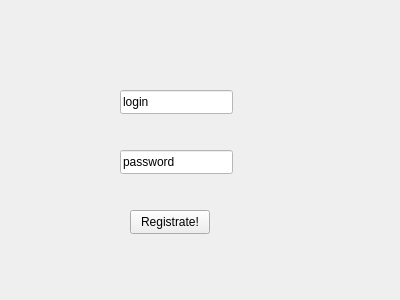
<?xml version="1.0" encoding="UTF-8"?>
<ui version="4.0">
 <class>RegisterForm</class>
 <widget class="QWidget" name="RegisterForm">
  <property name="geometry">
   <rect>
    <x>0</x>
    <y>0</y>
    <width>400</width>
    <height>300</height>
   </rect>
  </property>
  <property name="windowTitle">
   <string>Form</string>
  </property>
  <widget class="QPushButton" name="registerButton">
   <property name="geometry">
    <rect>
     <x>130</x>
     <y>210</y>
     <width>80</width>
     <height>24</height>
    </rect>
   </property>
   <property name="text">
    <string>Registrate!</string>
   </property>
  </widget>
  <widget class="QLineEdit" name="loginRegisterLine">
   <property name="geometry">
    <rect>
     <x>120</x>
     <y>90</y>
     <width>113</width>
     <height>24</height>
    </rect>
   </property>
   <property name="autoFillBackground">
    <bool>false</bool>
   </property>
   <property name="styleSheet">
    <string notr="true">background-color: rgb(255, 255, 255);
font: 9pt &quot;Segoe UI&quot;;
color: rgb(0, 0, 0)</string>
   </property>
   <property name="text">
    <string>login</string>
   </property>
  </widget>
  <widget class="QLineEdit" name="passwordRegisterLine">
   <property name="geometry">
    <rect>
     <x>120</x>
     <y>150</y>
     <width>113</width>
     <height>24</height>
    </rect>
   </property>
   <property name="styleSheet">
    <string notr="true">background-color: rgb(255, 255, 255);
font: 9pt &quot;Segoe UI&quot;;
color: rgb(0, 0, 0)</string>
   </property>
   <property name="text">
    <string>password</string>
   </property>
  </widget>
 </widget>
 <resources/>
 <connections/>
</ui>
